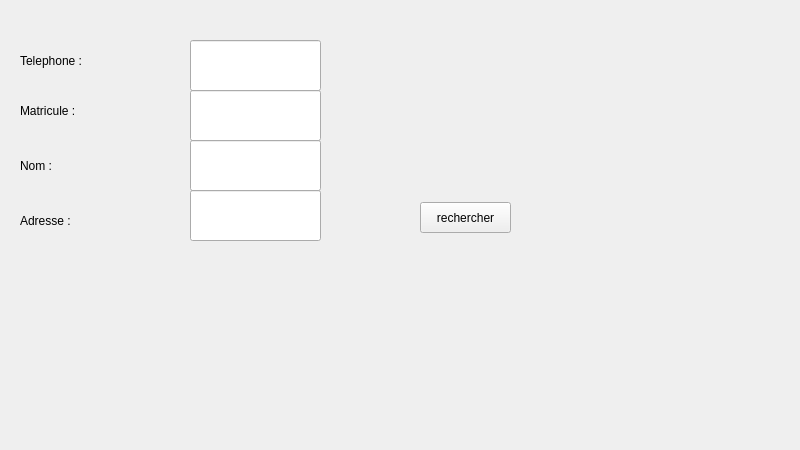
     <widget class="QWidget" name="tab_4">
      <attribute name="icon">
       <iconset>
        <normaloff>../../gestion_fournisseur/AP.png</normaloff>../../gestion_fournisseur/AP.png</iconset>
      </attribute>
      <attribute name="title">
       <string>Recherhcer</string>
      </attribute>
      <widget class="QLabel" name="label_55">
       <property name="geometry">
        <rect>
         <x>-10</x>
         <y>-20</y>
         <width>791</width>
         <height>441</height>
        </rect>
       </property>
       <property name="text">
        <string/>
       </property>
       <property name="pixmap">
        <pixmap resource="ressources.qrc">:/images/img/imf.jpg</pixmap>
       </property>
      </widget>
      <widget class="QLineEdit" name="lineEdit_19">
       <property name="geometry">
        <rect>
         <x>190</x>
         <y>40</y>
         <width>131</width>
         <height>51</height>
        </rect>
       </property>
      </widget>
      <widget class="QLineEdit" name="lineEdit_20">
       <property name="geometry">
        <rect>
         <x>190</x>
         <y>90</y>
         <width>131</width>
         <height>51</height>
        </rect>
       </property>
      </widget>
      <widget class="QLineEdit" name="lineEdit_21">
       <property name="geometry">
        <rect>
         <x>190</x>
         <y>140</y>
         <width>131</width>
         <height>51</height>
        </rect>
       </property>
      </widget>
      <widget class="QLineEdit" name="lineEdit_22">
       <property name="geometry">
        <rect>
         <x>190</x>
         <y>190</y>
         <width>131</width>
         <height>51</height>
        </rect>
       </property>
      </widget>
      <widget class="QLabel" name="label_59">
       <property name="geometry">
        <rect>
         <x>20</x>
         <y>150</y>
         <width>81</width>
         <height>31</height>
        </rect>
       </property>
       <property name="styleSheet">
        <string notr="true">font: 12pt &quot;MS Shell Dlg 2&quot;;</string>
       </property>
       <property name="text">
        <string>Nom :</string>
       </property>
      </widget>
      <widget class="QLabel" name="label_60">
       <property name="geometry">
        <rect>
         <x>20</x>
         <y>200</y>
         <width>91</width>
         <height>41</height>
        </rect>
       </property>
       <property name="styleSheet">
        <string notr="true">font: 12pt &quot;MS Shell Dlg 2&quot;;</string>
       </property>
       <property name="text">
        <string>Adresse :</string>
       </property>
      </widget>
      <widget class="QLabel" name="label_61">
       <property name="geometry">
        <rect>
         <x>20</x>
         <y>90</y>
         <width>91</width>
         <height>41</height>
        </rect>
       </property>
       <property name="styleSheet">
        <string notr="true">font: 12pt &quot;MS Shell Dlg 2&quot;;</string>
       </property>
       <property name="text">
        <string>Matricule :</string>
       </property>
      </widget>
      <widget class="QLabel" name="label_62">
       <property name="geometry">
        <rect>
         <x>20</x>
         <y>30</y>
         <width>111</width>
         <height>61</height>
        </rect>
       </property>
       <property name="styleSheet">
        <string notr="true">font: 12pt &quot;MS Shell Dlg 2&quot;;</string>
       </property>
       <property name="text">
        <string>Telephone :</string>
       </property>
      </widget>
      <widget class="QPushButton" name="pushButton_31">
       <property name="geometry">
        <rect>
         <x>430</x>
         <y>280</y>
         <width>111</width>
         <height>61</height>
        </rect>
       </property>
       <property name="styleSheet">
        <string notr="true">#pushButton_31{
	image: url(:/new/prefix1/i,qge/AP.png);
border:none;}</string>
       </property>
       <property name="text">
        <string/>
       </property>
      </widget>
      <widget class="QPushButton" name="rechercher_fournisseur">
       <property name="geometry">
        <rect>
         <x>420</x>
         <y>202</y>
         <width>91</width>
         <height>31</height>
        </rect>
       </property>
       <property name="text">
        <string>rechercher</string>
       </property>
      </widget>
     </widget>
